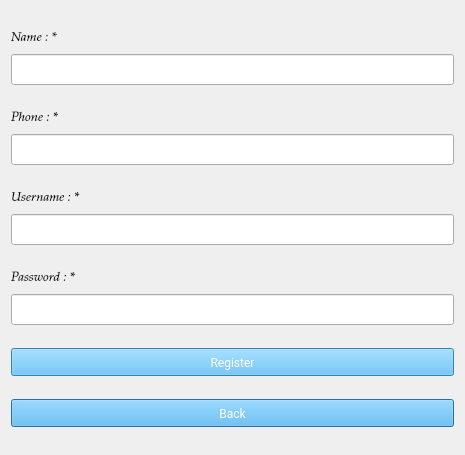
<?xml version="1.0" encoding="UTF-8"?>
<ui version="4.0">
 <class>Dialog</class>
 <widget class="QDialog" name="Dialog">
  <property name="geometry">
   <rect>
    <x>0</x>
    <y>0</y>
    <width>465</width>
    <height>455</height>
   </rect>
  </property>
  <property name="windowTitle">
   <string>Register</string>
  </property>
  <property name="styleSheet">
   <string notr="true">QLabel{font: 75 italic 10pt &quot;Palatino Linotype&quot;;}</string>
  </property>
  <layout class="QVBoxLayout" name="verticalLayout">
   <item>
    <spacer name="verticalSpacer">
     <property name="orientation">
      <enum>Qt::Vertical</enum>
     </property>
     <property name="sizeHint" stdset="0">
      <size>
       <width>20</width>
       <height>2</height>
      </size>
     </property>
    </spacer>
   </item>
   <item>
    <layout class="QHBoxLayout" name="horizontalLayout">
     <item>
      <widget class="QLabel" name="label_4">
       <property name="font">
        <font>
         <family>Palatino Linotype</family>
         <pointsize>10</pointsize>
         <weight>9</weight>
         <italic>true</italic>
         <bold>false</bold>
        </font>
       </property>
       <property name="text">
        <string>Name : *</string>
       </property>
      </widget>
     </item>
     <item>
      <spacer name="horizontalSpacer">
       <property name="orientation">
        <enum>Qt::Horizontal</enum>
       </property>
       <property name="sizeHint" stdset="0">
        <size>
         <width>338</width>
         <height>20</height>
        </size>
       </property>
      </spacer>
     </item>
    </layout>
   </item>
   <item>
    <widget class="QLineEdit" name="Name">
     <property name="minimumSize">
      <size>
       <width>0</width>
       <height>31</height>
      </size>
     </property>
     <property name="maximumSize">
      <size>
       <width>16777215</width>
       <height>31</height>
      </size>
     </property>
    </widget>
   </item>
   <item>
    <spacer name="verticalSpacer_2">
     <property name="orientation">
      <enum>Qt::Vertical</enum>
     </property>
     <property name="sizeHint" stdset="0">
      <size>
       <width>20</width>
       <height>1</height>
      </size>
     </property>
    </spacer>
   </item>
   <item>
    <layout class="QHBoxLayout" name="horizontalLayout_2">
     <item>
      <widget class="QLabel" name="label_3">
       <property name="font">
        <font>
         <family>Palatino Linotype</family>
         <pointsize>10</pointsize>
         <weight>9</weight>
         <italic>true</italic>
         <bold>false</bold>
        </font>
       </property>
       <property name="text">
        <string>Phone : *</string>
       </property>
      </widget>
     </item>
     <item>
      <spacer name="horizontalSpacer_2">
       <property name="orientation">
        <enum>Qt::Horizontal</enum>
       </property>
       <property name="sizeHint" stdset="0">
        <size>
         <width>328</width>
         <height>20</height>
        </size>
       </property>
      </spacer>
     </item>
    </layout>
   </item>
   <item>
    <widget class="QLineEdit" name="Phone">
     <property name="minimumSize">
      <size>
       <width>0</width>
       <height>31</height>
      </size>
     </property>
     <property name="maximumSize">
      <size>
       <width>16777215</width>
       <height>31</height>
      </size>
     </property>
    </widget>
   </item>
   <item>
    <spacer name="verticalSpacer_3">
     <property name="orientation">
      <enum>Qt::Vertical</enum>
     </property>
     <property name="sizeHint" stdset="0">
      <size>
       <width>20</width>
       <height>2</height>
      </size>
     </property>
    </spacer>
   </item>
   <item>
    <layout class="QHBoxLayout" name="horizontalLayout_3">
     <item>
      <widget class="QLabel" name="label_6">
       <property name="font">
        <font>
         <family>Palatino Linotype</family>
         <pointsize>10</pointsize>
         <weight>9</weight>
         <italic>true</italic>
         <bold>false</bold>
        </font>
       </property>
       <property name="text">
        <string>Username : *</string>
       </property>
      </widget>
     </item>
     <item>
      <spacer name="horizontalSpacer_3">
       <property name="orientation">
        <enum>Qt::Horizontal</enum>
       </property>
       <property name="sizeHint" stdset="0">
        <size>
         <width>298</width>
         <height>20</height>
        </size>
       </property>
      </spacer>
     </item>
    </layout>
   </item>
   <item>
    <widget class="QLineEdit" name="NameText">
     <property name="minimumSize">
      <size>
       <width>0</width>
       <height>31</height>
      </size>
     </property>
     <property name="maximumSize">
      <size>
       <width>16777215</width>
       <height>31</height>
      </size>
     </property>
    </widget>
   </item>
   <item>
    <spacer name="verticalSpacer_4">
     <property name="orientation">
      <enum>Qt::Vertical</enum>
     </property>
     <property name="sizeHint" stdset="0">
      <size>
       <width>20</width>
       <height>2</height>
      </size>
     </property>
    </spacer>
   </item>
   <item>
    <layout class="QHBoxLayout" name="horizontalLayout_4">
     <item>
      <widget class="QLabel" name="label_5">
       <property name="font">
        <font>
         <family>Palatino Linotype</family>
         <pointsize>10</pointsize>
         <weight>9</weight>
         <italic>true</italic>
         <bold>false</bold>
        </font>
       </property>
       <property name="text">
        <string>Password : *</string>
       </property>
      </widget>
     </item>
     <item>
      <spacer name="horizontalSpacer_4">
       <property name="orientation">
        <enum>Qt::Horizontal</enum>
       </property>
       <property name="sizeHint" stdset="0">
        <size>
         <width>308</width>
         <height>20</height>
        </size>
       </property>
      </spacer>
     </item>
    </layout>
   </item>
   <item>
    <widget class="QLineEdit" name="PassText">
     <property name="minimumSize">
      <size>
       <width>0</width>
       <height>31</height>
      </size>
     </property>
     <property name="maximumSize">
      <size>
       <width>16777215</width>
       <height>31</height>
      </size>
     </property>
    </widget>
   </item>
   <item>
    <spacer name="verticalSpacer_5">
     <property name="orientation">
      <enum>Qt::Vertical</enum>
     </property>
     <property name="sizeHint" stdset="0">
      <size>
       <width>20</width>
       <height>2</height>
      </size>
     </property>
    </spacer>
   </item>
   <item>
    <widget class="QPushButton" name="RegisterButton">
     <property name="minimumSize">
      <size>
       <width>0</width>
       <height>28</height>
      </size>
     </property>
     <property name="font">
      <font>
       <family>Roboto,sans-serif</family>
       <weight>37</weight>
       <bold>false</bold>
       <underline>false</underline>
       <strikeout>false</strikeout>
      </font>
     </property>
     <property name="styleSheet">
      <string notr="true">padding:0.3em 1.2em;
margin:0 0.3em 0.3em 0;
border-radius:2em;
text-decoration:none;
font-family:'Roboto',sans-serif;
font-weight:300;
color:#FFFFFF;
background-color:#4eb5f1;
text-align:center;</string>
     </property>
     <property name="text">
      <string>Register</string>
     </property>
     <property name="autoDefault">
      <bool>false</bool>
     </property>
     <property name="default">
      <bool>true</bool>
     </property>
     <property name="flat">
      <bool>false</bool>
     </property>
    </widget>
   </item>
   <item>
    <spacer name="verticalSpacer_6">
     <property name="orientation">
      <enum>Qt::Vertical</enum>
     </property>
     <property name="sizeHint" stdset="0">
      <size>
       <width>20</width>
       <height>1</height>
      </size>
     </property>
    </spacer>
   </item>
   <item>
    <widget class="QPushButton" name="back">
     <property name="minimumSize">
      <size>
       <width>0</width>
       <height>28</height>
      </size>
     </property>
     <property name="font">
      <font>
       <family>Roboto,sans-serif</family>
       <weight>37</weight>
       <bold>false</bold>
       <underline>false</underline>
       <strikeout>false</strikeout>
      </font>
     </property>
     <property name="styleSheet">
      <string notr="true">padding:0.3em 1.2em;
margin:0 0.3em 0.3em 0;
border-radius:2em;
text-decoration:none;
font-family:'Roboto',sans-serif;
font-weight:300;
color:#FFFFFF;
background-color:#4eb5f1;
text-align:center;</string>
     </property>
     <property name="text">
      <string>Back</string>
     </property>
     <property name="autoDefault">
      <bool>false</bool>
     </property>
     <property name="default">
      <bool>true</bool>
     </property>
     <property name="flat">
      <bool>false</bool>
     </property>
    </widget>
   </item>
   <item>
    <spacer name="verticalSpacer_7">
     <property name="orientation">
      <enum>Qt::Vertical</enum>
     </property>
     <property name="sizeHint" stdset="0">
      <size>
       <width>20</width>
       <height>2</height>
      </size>
     </property>
    </spacer>
   </item>
  </layout>
 </widget>
 <resources/>
 <connections/>
</ui>
